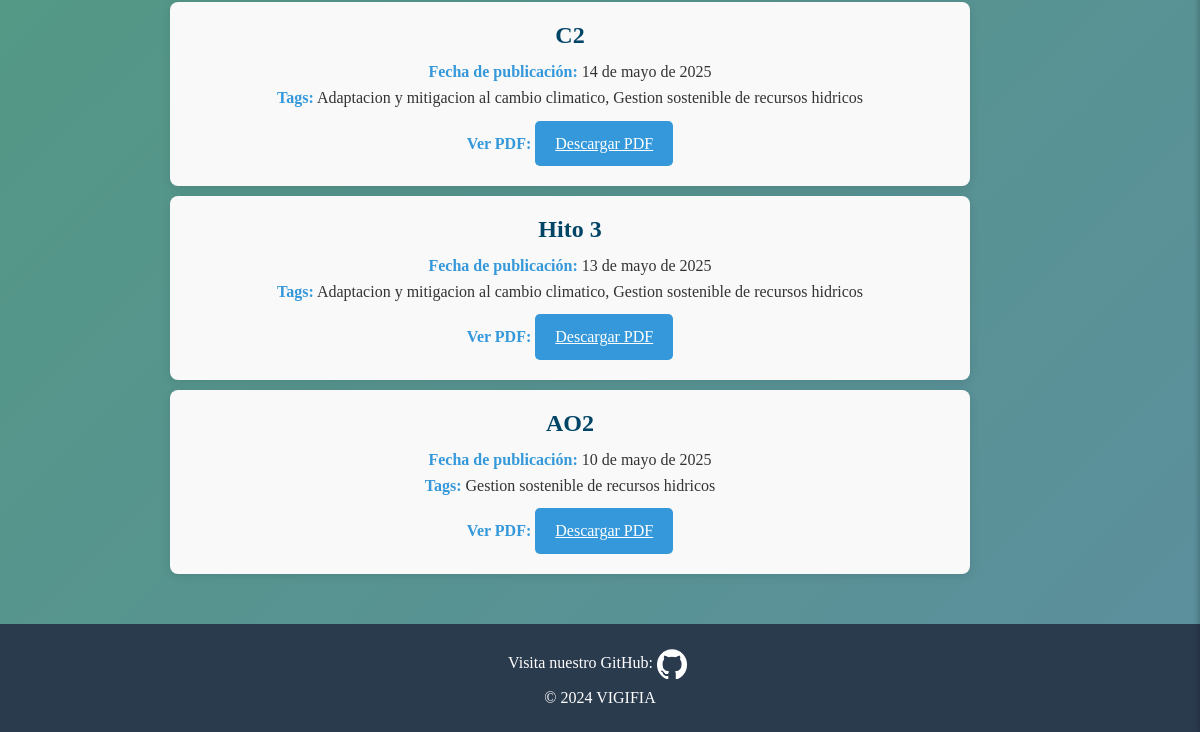
The page /Boletines/ (lower part) on the database as committed earlier.
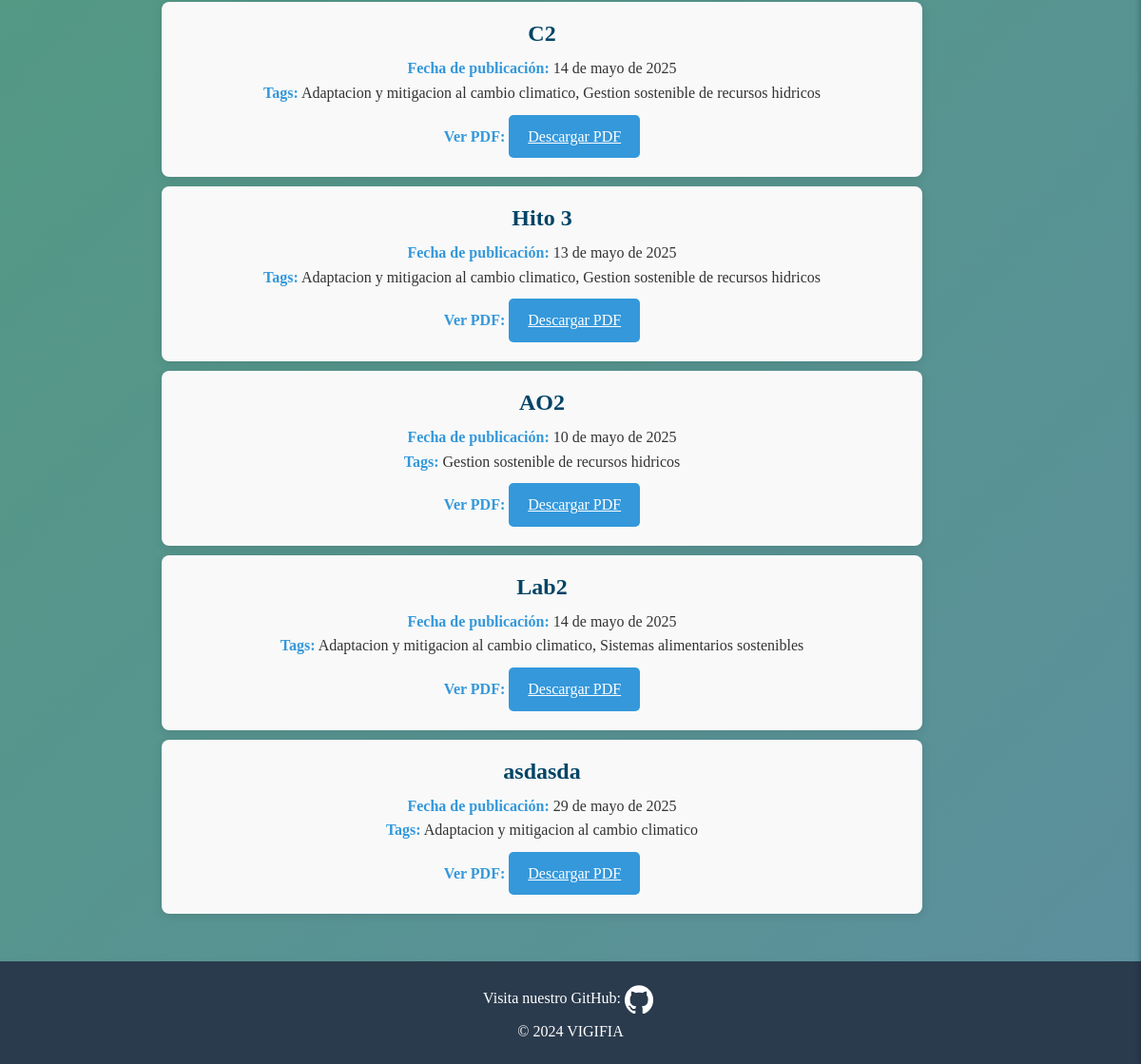
The same page on the database as committed later.
### Interfaz/models.py (models this page shows, shortened)
class Boletin(models.Model):
    id_boletin = models.AutoField(primary_key=True)
    nombre_boletin = models.CharField(max_length=100)
    tags_boletin = models.ManyToManyField(TagBoletin)
    fecha_boletin = models.DateField()
    url_pdf = models.FileField(upload_to='PDF/')

class TagBoletin(models.Model):
    nombre = models.CharField(max_length=50, unique=True)
    def __str__(self):
        return self.nombre

### Interfaz/views.py (the view, shortened to what this page needs)
# urls.py: path('Boletines/', views.Boletines, name='Boletines'),
def Boletines(request):
    form = BusquedaBoletinForm(request.GET or None)
    boletines = Boletin.objects.all()
    tags_conteo = TagBoletin.objects.all()
    selected_tags = request.GET.getlist('filter')
    return render(request, 'general/boletines.html', {
        'form': form,
        'boletines': boletines,
        'tags_conteo': tags_conteo,
        'selected_tags': selected_tags,
    })

### Interfaz/templates/general/Boletines.html (shortened to what this page needs)
<!DOCTYPE html>
<html lang="es">
<head>
    {% load static %}
    <link rel="stylesheet" href="{% static 'CSS/Navbar.css' %}">
    <link rel="stylesheet" href="{% static 'CSS/Footer.css' %}">
    <link rel="stylesheet" href="{% static 'CSS/BoletinB.css' %}">
    <link href="https://cdnjs.cloudflare.com/ajax/libs/font-awesome/6.0.0-beta3/css/all.min.css" rel="stylesheet">
</head>
<body>
    <div class="boletines-container">
        <ul>
            {% for boletin in boletines %}
                <li>
                    <h2>{{ boletin.nombre_boletin }}</h2>
                    <p><strong>Fecha de publicación:</strong> {{ boletin.fecha_boletin }}</p>
                    <p><strong>Tags:</strong>
                        {{ boletin.tags_boletin.all|join:", " }}
                    </p>
                    <p><strong>Ver PDF:</strong>
                        <a href="{{ boletin.url_pdf.url }}" target="_blank">Descargar PDF</a>
                    </p>
                </li>
            {% empty %}
                <p>No hay boletines disponibles.</p>
            {% endfor %}
        </ul>
    </div>
    {% include 'base/componentes/Footer.html' %}
</body>
</html>

### Interfaz/templates/base/componentes/Navbar.html (shortened to what this page needs)
{% load static %}

### Interfaz/templates/base/componentes/Footer.html
{% load static %}
<footer>
    <div class="footer-content">
        <p>Visita nuestro GitHub:
            <a href="https://github.com/Neichoo/GRUPO6-2024-PROYINF" target="_blank">
                <img src="{% static 'IMG/github-mark-white.png' %}" alt="GitHub" style="width: 30px; height: 30px;">
            </a>
        </p>
        <p>&copy; 2024 VIGIFIA</p>
    </div>
</footer>

### Interfaz/static/CSS/Navbar.css (style rules this page uses)
* { font-family: 'Lora', serif; margin: 0; padding: 0; box-sizing: border-box; }

### Interfaz/static/CSS/Footer.css (style rules this page uses)
footer { background-color: #2b3b4e; color: white; text-align: center; padding: 20px 0; width: 100%; position: relative; z-index: 10; }
.footer-content { display: inline-block; }
.footer-content p { margin: 0; padding: 5px; }
.footer-content img { vertical-align: middle; margin-right: 5px; }

### Interfaz/static/CSS/BoletinB.css (style rules this page uses)
body { background: linear-gradient(135deg, #4c9f70, #5c8f9e) !important; margin: 0; padding: 0; height: 100%; min-height: 100vh; display: flex; flex-direction: column; }
.boletines-container { display: flex; flex-direction: column; align-items: center; justify-content: flex-start; padding: 20px; max-width: 900px; width: 100%; margin: 20px auto; }
.boletines-container ul { list-style: none; padding: 0; margin: 0; width: 100%; }
.boletines-container ul li { background-color: #f9f9f9; border-radius: 8px; padding: 20px; margin: 10px 0; box-shadow: 0 2px 10px rgba(0, 0, 0, 0.1); transition: transform 0.3s ease, box-shadow 0.3s ease; width: 100%; max-width: 800px; text-align: center; }
.boletines-container ul li h2 { font-size: 24px; color: #004466; margin-bottom: 10px; }
.boletines-container ul li p { font-size: 16px; color: #333; line-height: 1.6; }
.boletines-container ul li p strong { font-weight: bold; color: #3498db; }
.boletines-container ul li a { display: inline-block; padding: 10px 20px; background-color: #3498db; color: white; border-radius: 5px; margin-top: 10px; text-align: center; transition: background-color 0.3s ease; }

Rows that differ between the two databases and show on the page:
added Boletin: nombre_boletin "Lab2", fecha_boletin "14 de mayo de 2025", tags_boletin.all "Adaptacion y mitigacion al cambio climatico, Sistemas alimentarios sostenibles"
added Boletin: nombre_boletin "asdasda", fecha_boletin "29 de mayo de 2025", tags_boletin.all "Adaptacion y mitigacion al cambio climatico"
